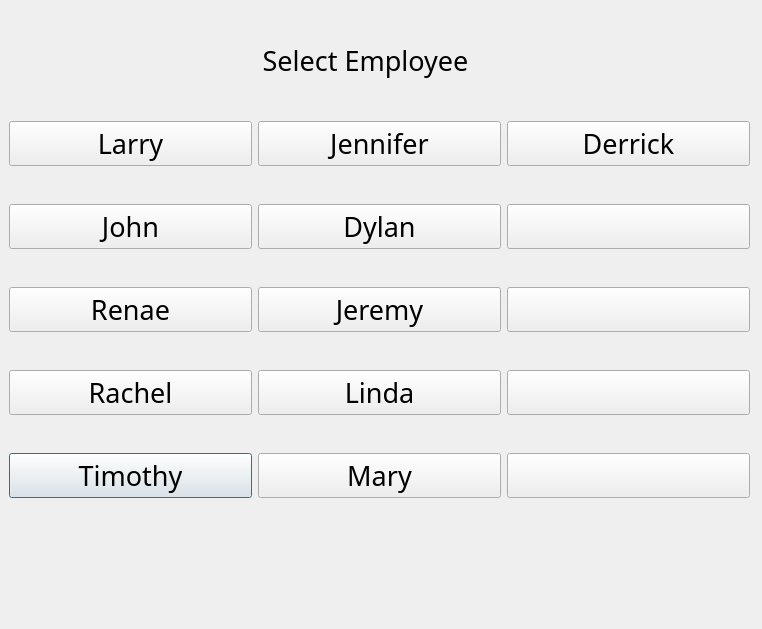
<?xml version="1.0" encoding="UTF-8"?>
<ui version="4.0">
 <class>time_clock_dialog</class>
 <widget class="QDialog" name="time_clock_dialog">
  <property name="geometry">
   <rect>
    <x>0</x>
    <y>0</y>
    <width>762</width>
    <height>629</height>
   </rect>
  </property>
  <property name="font">
   <font>
    <family>Book Antiqua</family>
    <pointsize>20</pointsize>
   </font>
  </property>
  <property name="windowTitle">
   <string>Select Employee</string>
  </property>
  <widget class="QLabel" name="label">
   <property name="geometry">
    <rect>
     <x>250</x>
     <y>10</y>
     <width>231</width>
     <height>101</height>
    </rect>
   </property>
   <property name="text">
    <string>Select Employee</string>
   </property>
   <property name="alignment">
    <set>Qt::AlignCenter</set>
   </property>
  </widget>
  <widget class="QWidget" name="gridLayoutWidget">
   <property name="geometry">
    <rect>
     <x>9</x>
     <y>89</y>
     <width>741</width>
     <height>441</height>
    </rect>
   </property>
   <layout class="QGridLayout" name="gridLayout">
    <item row="4" column="0">
     <widget class="QPushButton" name="btn_emp_5">
      <property name="text">
       <string>Timothy</string>
      </property>
     </widget>
    </item>
    <item row="2" column="1">
     <widget class="QPushButton" name="btn_emp_8">
      <property name="text">
       <string>Jeremy</string>
      </property>
     </widget>
    </item>
    <item row="2" column="0">
     <widget class="QPushButton" name="btn_emp_3">
      <property name="text">
       <string>Renae</string>
      </property>
     </widget>
    </item>
    <item row="3" column="0">
     <widget class="QPushButton" name="btn_emp_4">
      <property name="text">
       <string>Rachel</string>
      </property>
     </widget>
    </item>
    <item row="0" column="1">
     <widget class="QPushButton" name="btn_emp_6">
      <property name="text">
       <string>Jennifer</string>
      </property>
     </widget>
    </item>
    <item row="3" column="1">
     <widget class="QPushButton" name="btn_emp_9">
      <property name="text">
       <string>Linda</string>
      </property>
     </widget>
    </item>
    <item row="1" column="0">
     <widget class="QPushButton" name="btn_emp_2">
      <property name="text">
       <string>John</string>
      </property>
     </widget>
    </item>
    <item row="1" column="1">
     <widget class="QPushButton" name="btn_emp_7">
      <property name="text">
       <string>Dylan</string>
      </property>
     </widget>
    </item>
    <item row="0" column="0">
     <widget class="QPushButton" name="btn_emp_1">
      <property name="text">
       <string>Larry</string>
      </property>
     </widget>
    </item>
    <item row="4" column="1">
     <widget class="QPushButton" name="btn_emp_10">
      <property name="text">
       <string>Mary</string>
      </property>
     </widget>
    </item>
    <item row="0" column="2">
     <widget class="QPushButton" name="btn_emp_11">
      <property name="text">
       <string>Derrick</string>
      </property>
     </widget>
    </item>
    <item row="1" column="2">
     <widget class="QPushButton" name="btn_emp_12">
      <property name="text">
       <string/>
      </property>
     </widget>
    </item>
    <item row="2" column="2">
     <widget class="QPushButton" name="btn_emp_13">
      <property name="text">
       <string/>
      </property>
     </widget>
    </item>
    <item row="3" column="2">
     <widget class="QPushButton" name="btn_emp_14">
      <property name="text">
       <string/>
      </property>
     </widget>
    </item>
    <item row="4" column="2">
     <widget class="QPushButton" name="btn_emp_15">
      <property name="text">
       <string/>
      </property>
     </widget>
    </item>
   </layout>
  </widget>
 </widget>
 <resources/>
 <connections/>
</ui>
